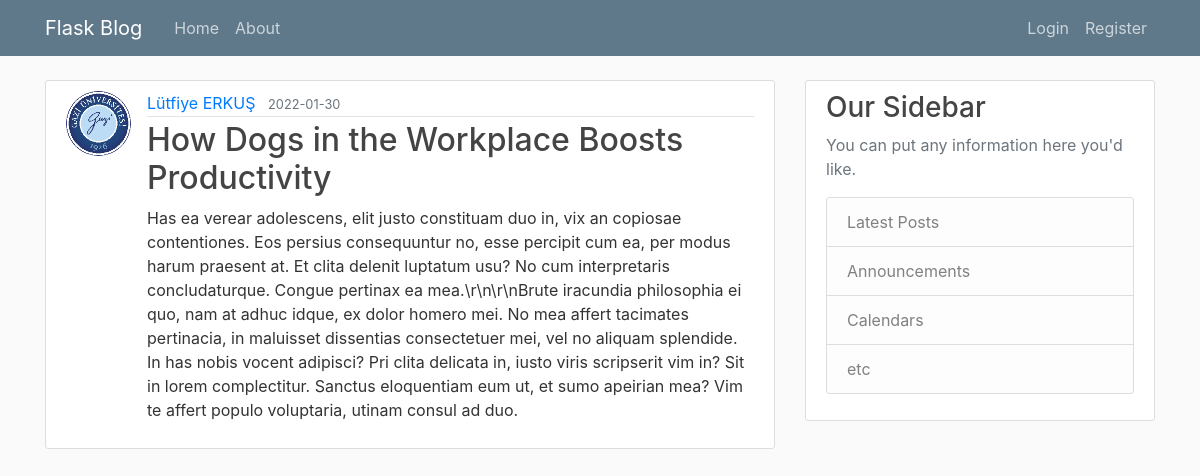
Screenshot of /post/3 with the database file from the repository.
### flaskblog/models.py (models this page shows, shortened)
class User(db.Model, UserMixin):
    id = db.Column(db.Integer, primary_key=True)
    username = db.Column(db.String(20), unique=True, nullable=False)
    email = db.Column(db.String(120), unique=True, nullable=False)
    image_file = db.Column(db.String(20), nullable=False, default='default.jpg')
    password = db.Column(db.String(60), nullable=False)
    posts = db.relationship('Post', backref='author', lazy='dynamic')

class Post(db.Model):
    id = db.Column(db.Integer, primary_key=True)
    title = db.Column(db.String(100), nullable=False)
    date_posted = db.Column(db.DateTime, nullable=False, default=datetime.utcnow)
    content = db.Column(db.Text, nullable=False)
    user_id = db.Column(db.Integer, db.ForeignKey('user.id'), nullable=False)

### flaskblog/posts/routes.py (the view)
@posts.route("/post/<post_id>")
def post(post_id):
    post = Post.query.get_or_404(post_id)
    return render_template('post.html', title = post.title, post=post)

### flaskblog/templates/post.html (shortened to what this page needs)
{% extends "layout.html" %}
{% block content %}
    <article class="media content-section">
        <img class="rounded-circle article-img"
             src="{{ url_for('static', filename='profile_pics/'+post.author.image_file)}}">
        <div class="media-body">
            <div class="article-metadata">
                <a class="mr-2" href="{{ url_for('users.user_posts', username=post.author.username)}}">{{ post.author.username }}</a>
                <small class="text-muted">{{ post.date_posted.strftime('%Y-%m-%d') }}</small>
            </div>
            <h2 class="article-title">{{ post.title }}</h2>
            <p class="article-content">{{ post.content }}</p>
        </div>
    </article>
{% endblock content %}

### flaskblog/static/main.css (style rules this page uses)
body { background: #fafafa; color: #333333; margin-top: 5rem; }
h1, h2, h3, h4, h5, h6 { color: #444444; }
.content-section { background: #ffffff; padding: 10px 20px; border: 1px solid #dddddd; border-radius: 3px; margin-bottom: 20px; }
.article-title { color: #444444; }
.article-content { white-space: pre-line; }
.article-img { height: 65px; width: 65px; margin-right: 16px; }
.article-metadata { padding-bottom: 1px; margin-bottom: 4px; border-bottom: 1px solid #e3e3e3 }

### rows the page displays
User: image_file (picture), author.username "Lütfiye ERKUŞ"
Post: date_posted "2022-01-30", title "How Dogs in the Workplace Boosts Productivity", content "Has ea verear adolescens, elit justo constituam duo in, vix an copiosae contentiones. Eos persius consequuntur no, esse percipit cum ea, per modus harum praesent at. Et clita delenit luptatum usu? No cum interpretaris concludaturque. Congue pertinax ea mea.\\r\\n\\r\\nBrute iracundia philosophia ei quo, nam at adhuc idque, ex dolor homero mei. No mea affert tacimates pertinacia, in maluisset dissentias consectetuer mei, vel no aliquam splendide. In has nobis vocent adipisci? Pri clita delicata in, iusto viris scripserit vim in? Sit in lorem complectitur. Sanctus eloquentiam eum ut, et sumo apeirian mea? Vim te affert populo voluptaria, utinam consul ad duo."
